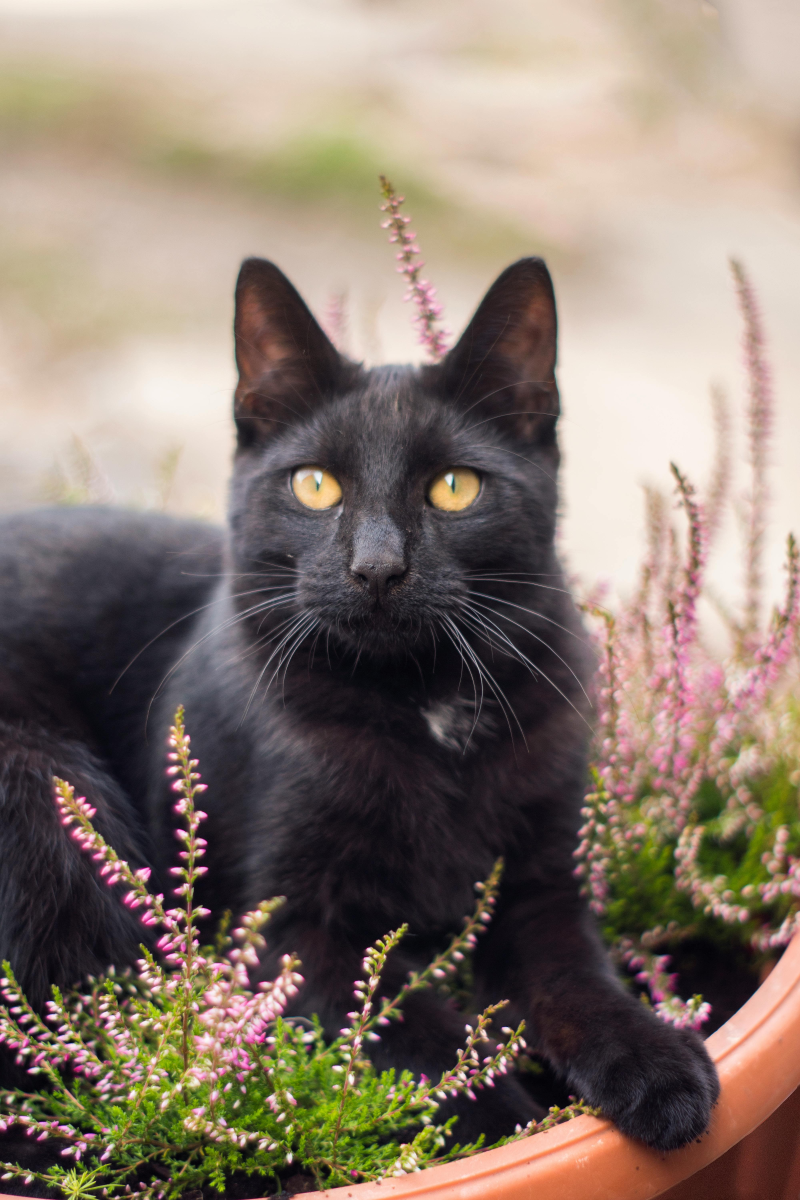
#> input picture foto_sharpen.jpg, 4000 x 6000 px (shown at 1/5 size)
$ python -i fotoapp.py   (imports and definitions only)
#> lines starting #> are read from the running program, lines starting #| are printed output that depends on the picture
#> further down, picture is the input picture: PIL image 4000x6000 RGB; mean R, G, B 136.5, 121.9, 110.6

# --- fotoapp.py modulo ---
# no guarda nada, solo crea el modulo

# Importaciones necesarias para el módulo
from PIL import Image, ImageOps, ImageFilter
import matplotlib.pyplot as plt
import requests
from io import BytesIO
import numpy as np

# --- Función 1 ---
# [38 lines left out: functions redimensionar_para_redes, ajustar_contraste_con_histograma, aplicar_filtro, not called in this run]

# --- Función 4 ---
def crear_boceto(img_original, persona=True):
#> called with persona = True
    if not persona:
        return img_original
    img_gris = img_original.convert('L')
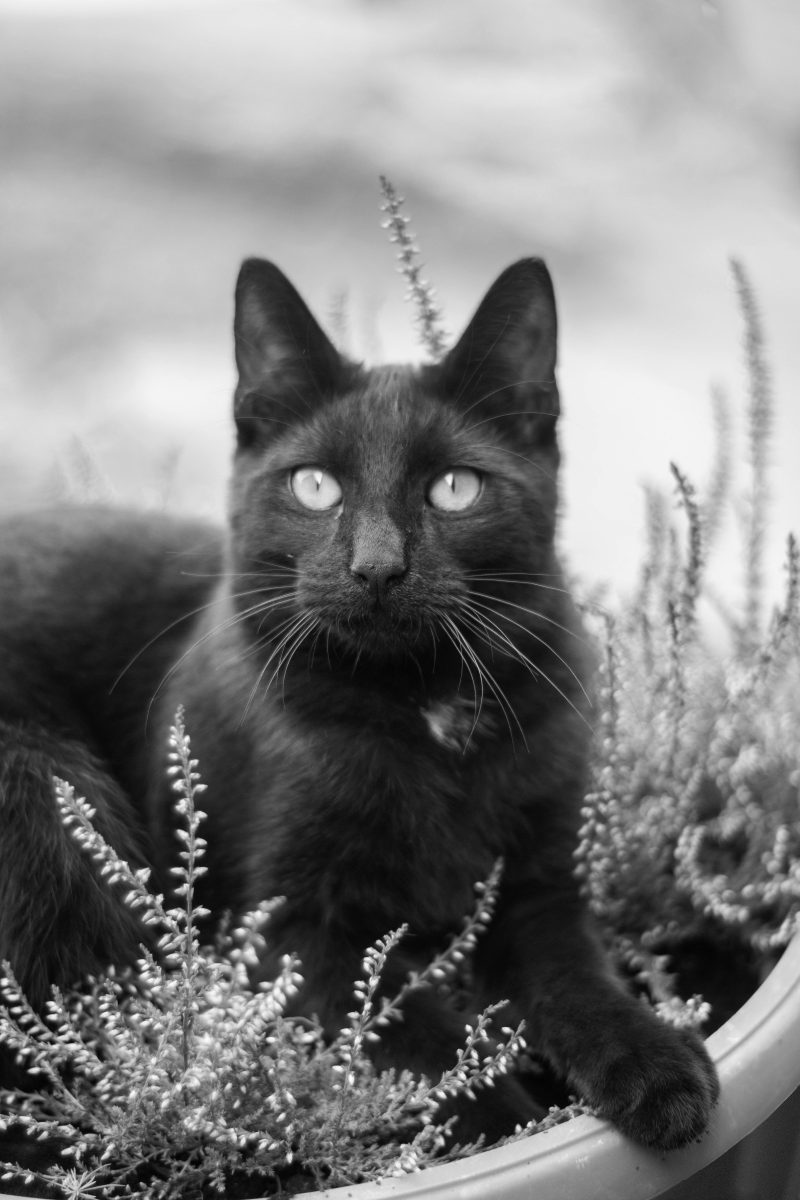
#> img_gris: PIL image 4000x6000 L (shown at 1/5 size); min 0, max 255, mean 125
    img_bordes = img_gris.filter(ImageFilter.FIND_EDGES)
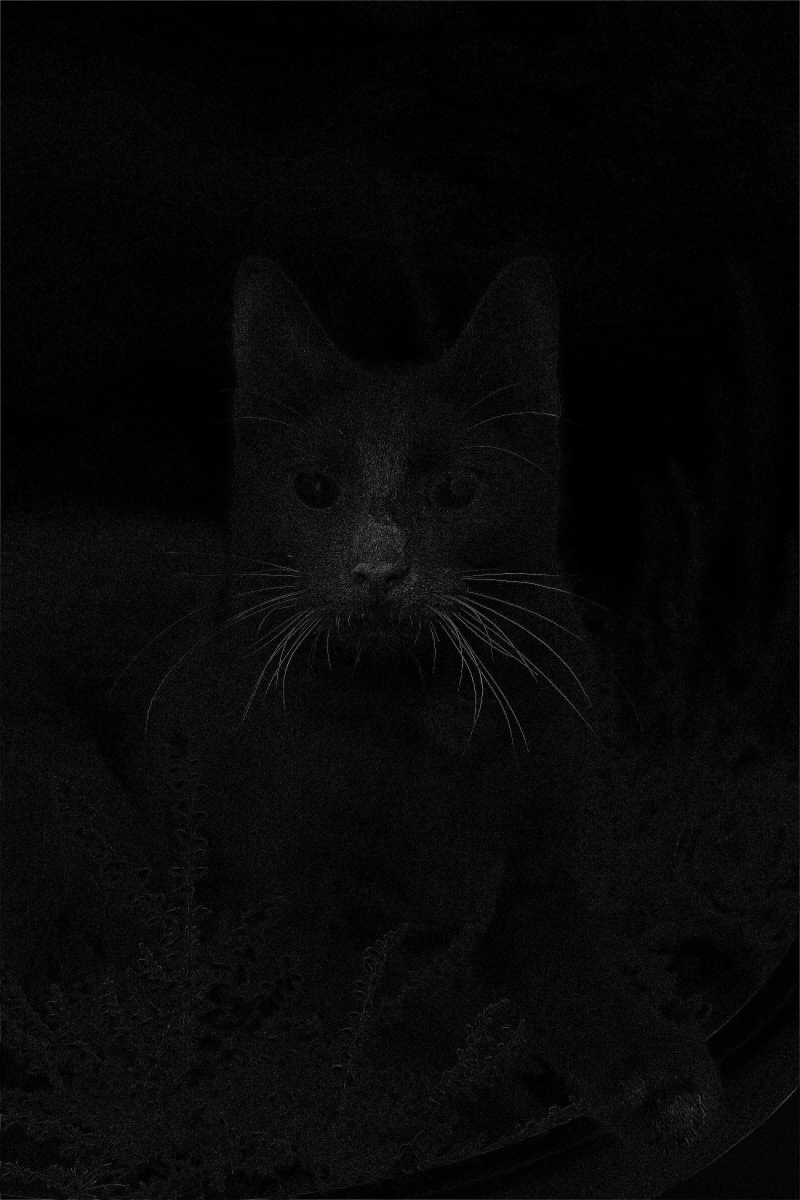
#> img_bordes: PIL image 4000x6000 L (shown at 1/5 size); min 0, max 255, mean 8
    img_invertida = ImageOps.invert(img_bordes)
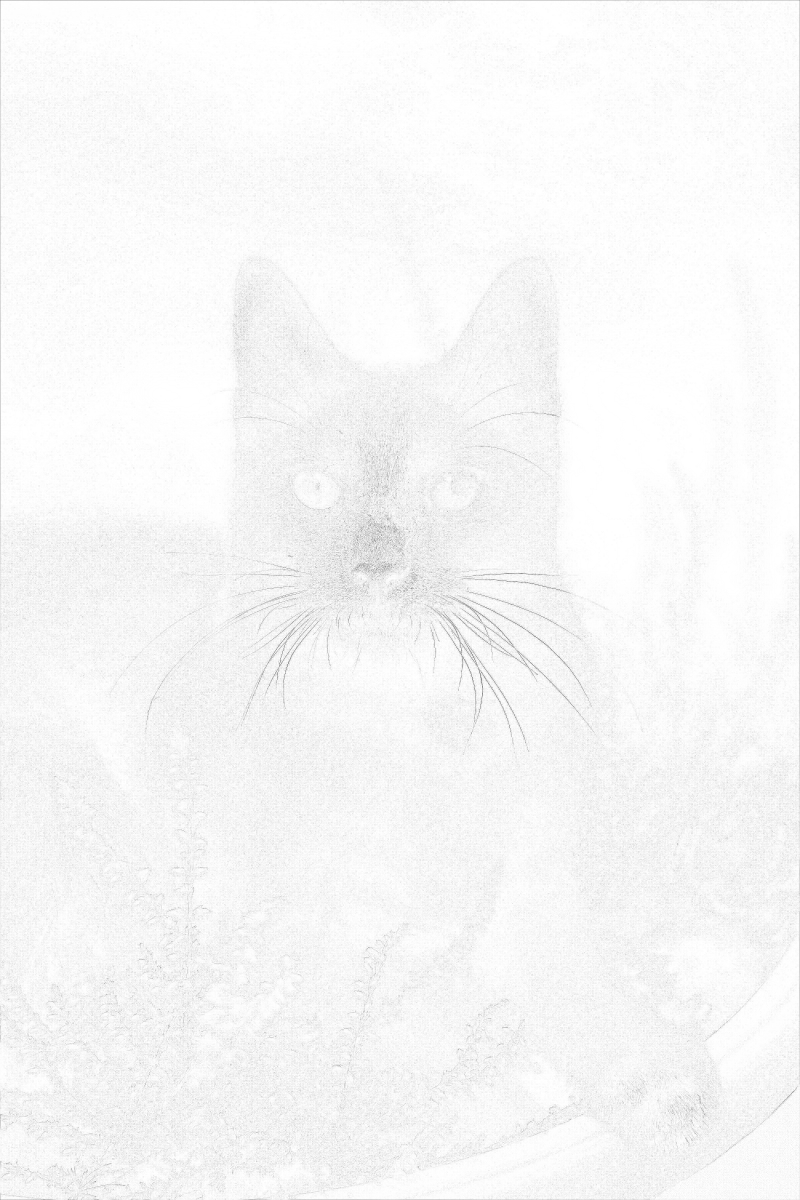
#> img_invertida: PIL image 4000x6000 L (shown at 1/5 size); min 0, max 255, mean 247
    return ImageOps.autocontrast(img_invertida, cutoff=5)
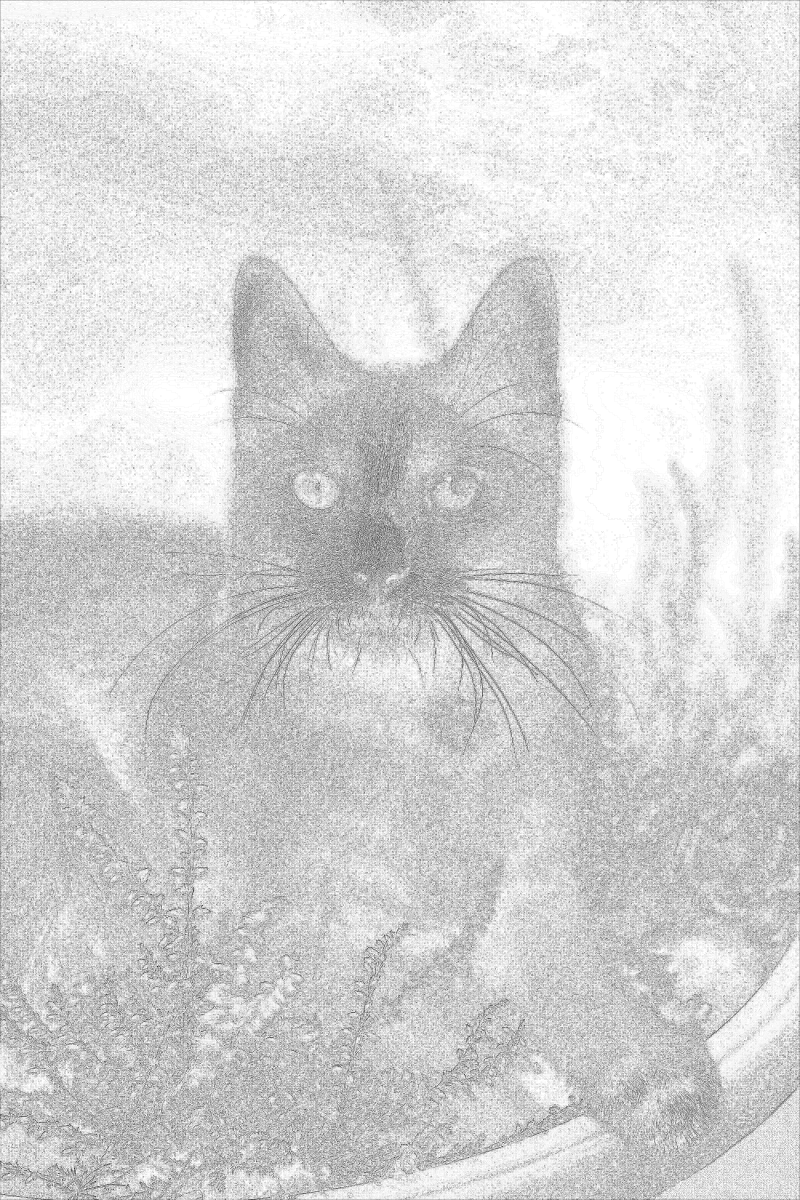
#> returned value: PIL image 4000x6000 L (shown at 1/5 size); min 0, max 255, mean 213.9

# --- Función 5 (El menú va DENTRO del módulo) ---
# [44 lines left out: function iniciar_app, not called in this run]

>>> from PIL import Image
>>> picture = Image.open('foto_sharpen.jpg')
>>> result = crear_boceto(picture)

$ run again, on comparacion_contraste_exceso_luz.jpg
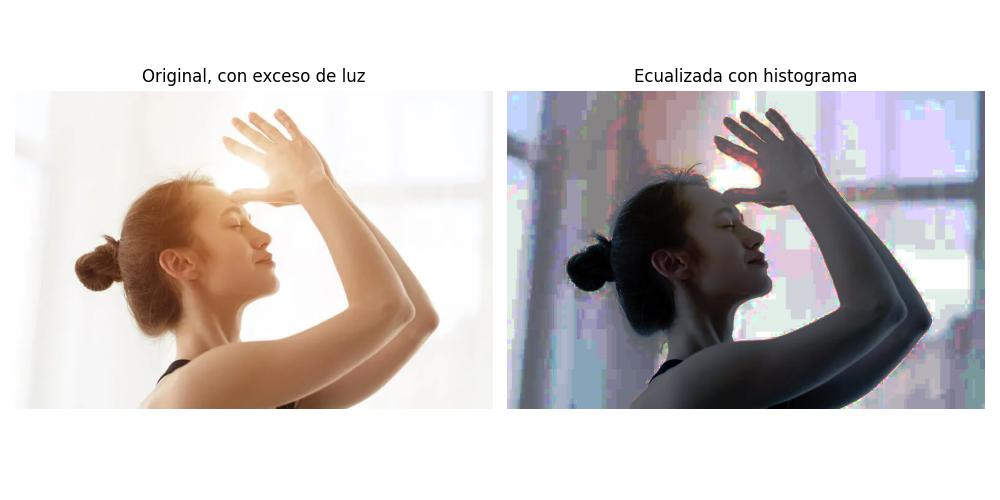
#> input picture comparacion_contraste_exceso_luz.jpg, 1000 x 500 px
#> picture is the input picture: PIL image 1000x500 RGB; mean R, G, B 205.2, 199.7, 199.1
#> in crear_boceto, `img_bordes = img_gris.filter(ImageFilter.FIND_EDGES)`:
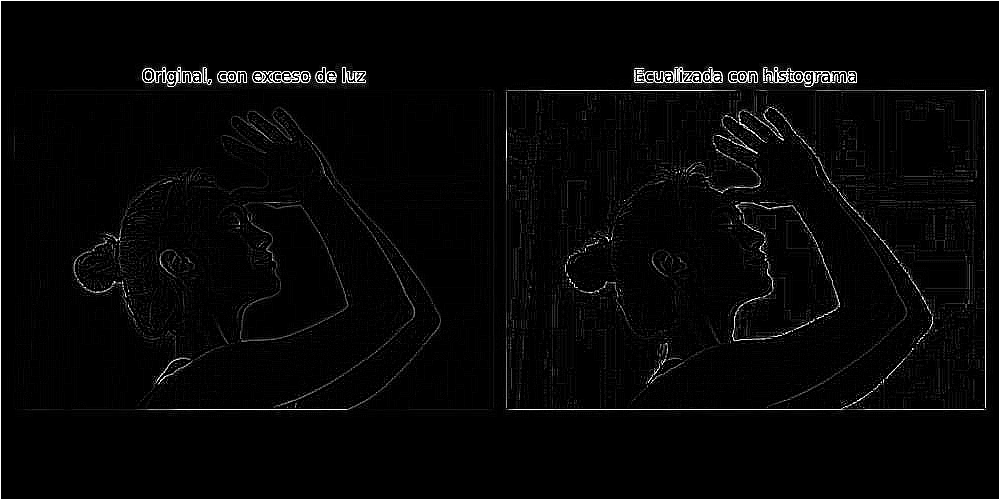
#> img_bordes: PIL image 1000x500 L; min 0, max 255, mean 7.2
#> in crear_boceto, `return ImageOps.autocontrast(img_invertida, cutoff=5)`:
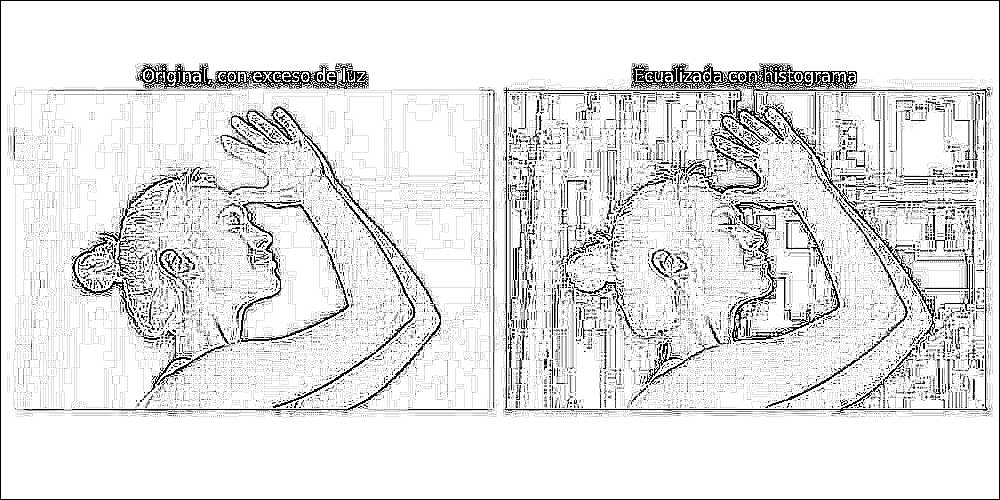
#> returned value: PIL image 1000x500 L; min 0, max 255, mean 227.9
